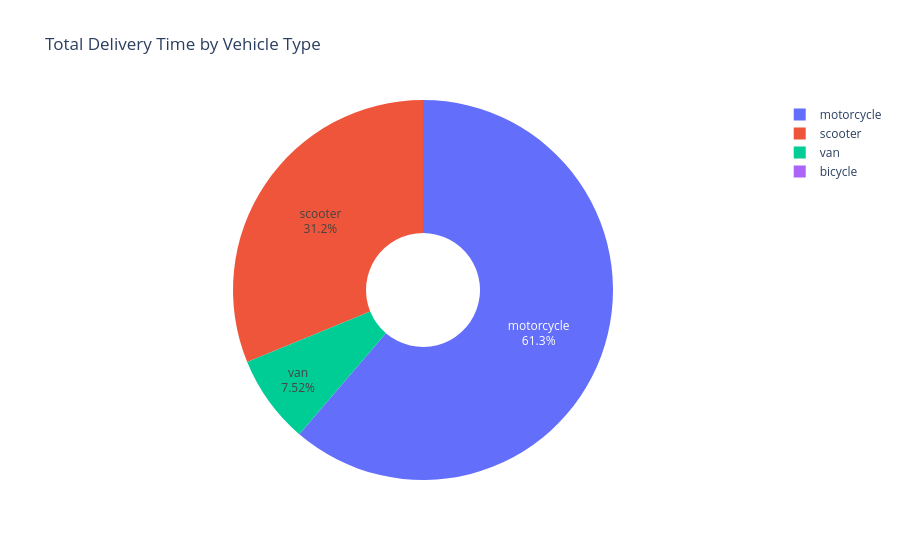

Notebook source saved alongside this figure:
### Code cell
d5 = px.pie(
    total_delivery_time_by_vehicle,
    values='Delivery_Time',
    names='Vehicle',
    title='Total Delivery Time by Vehicle Type',
    hole=0.3
)
d5.update_traces(textposition='inside', textinfo='percent+label')
d5.show()

### Figure 1 — Plotly figure (JSON) as saved in the notebook; plotly's stock layout.template omitted (floating-point values rounded to 4 significant figures)
{"data": [{"domain": {"x": [0, 1], "y": [0, 1]}, "hole": 0.3, "hovertemplate": "Vehicle=%{label}<br>Delivery_Time=%{value}<extra></extra>", "labels": ["bicycle", "motorcycle", "scooter", "van"], "legendgroup": "", "name": "", "showlegend": true, "textinfo": "percent+label", "textposition": "inside", "type": "pie", "values": [560, 3331842, 1695686, 409119]}], "layout": {"legend": {"tracegroupgap": 0}, "title": {"text": "Total Delivery Time by Vehicle Type"}}}
